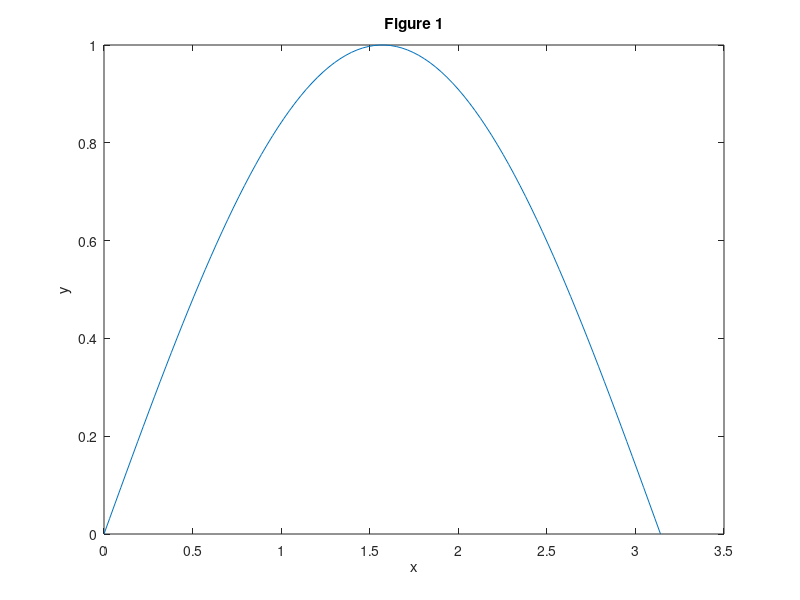

MATLAB code for this plot:
%1. Plot the function sin(x), from 0 to pi
x = linspace(0, pi);
y = sin(x);
figure
plot (x, y)
title('Figure 1');
ylabel('y');
xlabel('x');

%2. Create matrices and do operations on them
%a.
A = [1, 2; 3, -1]
B = [1, 2, 0; 3, -1, -1]
X = [4; -2]
%b.
ans1 = A * B
ans2 = A * X
ans3 = transpose(B) * X

%3. Work with loops
%a. Create 10 x 12 matrix
A = []
for i = 1:10
    for j = 1:12
        if rem(i + j, 2) == 0
            A = [A, i + j];
        else % Odd case
            A = [A, i - 2j];
        end
        A = [A;];
    end
end
A
%b. Create vector x of length 100, first entry is 1
X = [1]
xn = 1;
for k = 2:100
    X = [X, (3 * xn) / (xn^2 + 1)];
    xn = (3 * xn) / (xn^2 + 1);
end
X

%4. Output functions in a table with given x inputs
x = [1, 0.1, 0.01, 0.001, 0.0001]
%y1 = sin(x)/x
%y2 = abs(y1 - 1)
fprintf('====================================================\n')
fprintf('\tx\t\t\t\tf(x)\t\t\te(x)\n')
for i = 1:5
    fprintf('%12.6f\t%12.6f\t%12.6f\n', x(i), sin(x(i))/x(i), abs((sin(x(i))/x(i)) - 1))
    fprintf('====================================================\n')
end